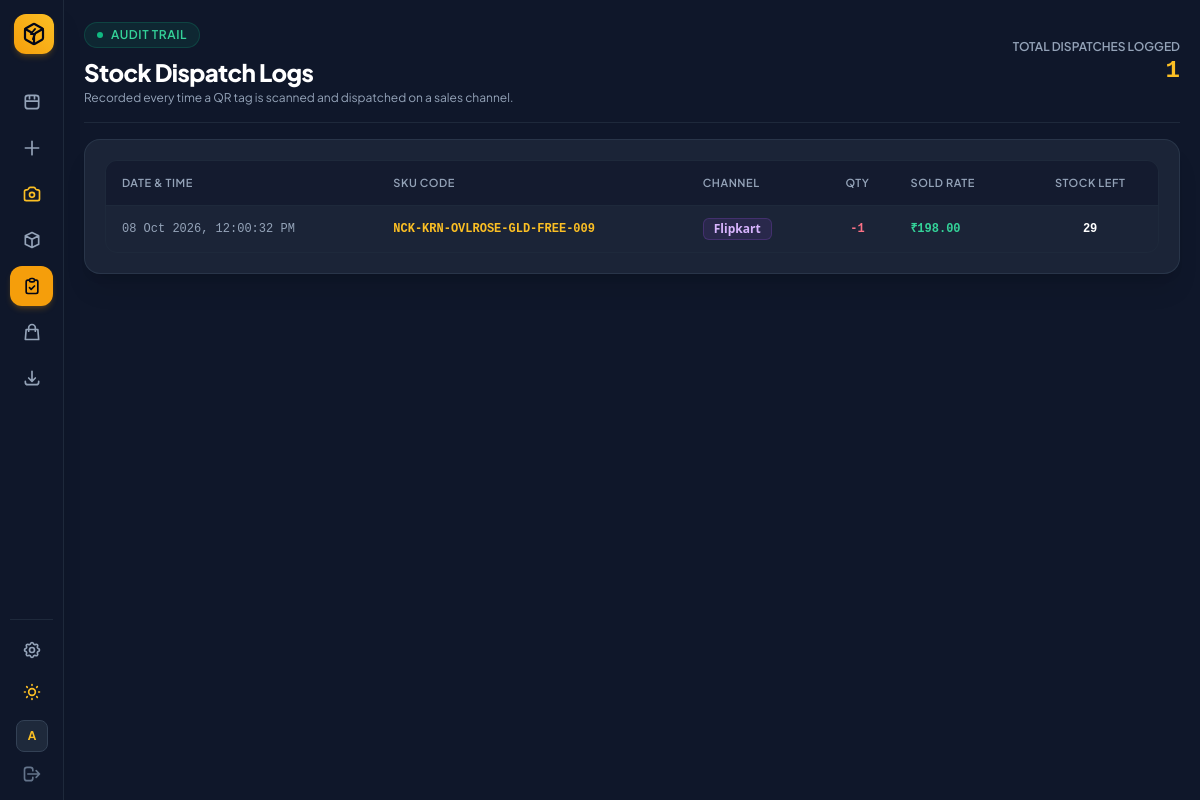
Screenshot of /dispatch-logs/ (signed in) with the database file from the repository.
### sku_manager/models.py (models this page shows, shortened)
class DispatchLog(models.Model):
    sku = models.ForeignKey(JewelrySKU, on_delete=models.CASCADE, related_name='dispatch_logs')
    platform = models.ForeignKey(Platform, on_delete=models.SET_NULL, null=True, blank=True)
    platform_name = models.CharField(max_length=50)
    quantity = models.PositiveIntegerField(default=1)
    sold_price = models.DecimalField(max_digits=10, decimal_places=2, default=0.00)
    stock_after = models.PositiveIntegerField(default=0)
    dispatched_at = models.DateTimeField(auto_now_add=True)
    class Meta:
        ordering = ['-dispatched_at']

class JewelrySKU(models.Model):
    name = models.CharField(max_length=100)
    category = models.CharField(max_length=50, default='General')
    style = models.CharField(max_length=50, blank=True, default='Standard')
    design_model = models.CharField(max_length=50, blank=True, default='')
    size = models.CharField(max_length=30, blank=True, default='Free Size')
    color = models.CharField(max_length=30, blank=True, default='Black')
    number = models.CharField(max_length=10, default='001')
    sku = models.CharField(max_length=100, unique=True, editable=False)
    image = models.ImageField(upload_to='products/', null=True, blank=True)
    is_listed = models.BooleanField(default=True)
    batch_no = models.CharField(max_length=50, blank=True, default='')
    stock = models.PositiveIntegerField(default=0)
    storage_box = models.ForeignKey(StorageBox, on_delete=models.SET_NULL, null=True, blank=True, related_name='skus')
    section_name = models.CharField(max_length=50, blank=True, default='Main Slot')
    purchase_price = models.DecimalField(max_digits=10, decimal_places=2, default=0.00)
    selling_price = models.DecimalField(max_digits=10, decimal_places=2, default=0.00)
    created_at = models.DateTimeField(auto_now_add=True)
    updated_at = models.DateTimeField(auto_now=True)
    class Meta:
        ordering = ['-created_at']

### sku_manager/views.py (the view)
# urls.py: path('dispatch-logs/', views.dispatch_logs, name='dispatch_logs'),
@login_required(login_url='login')
def dispatch_logs(request):
    logs = DispatchLog.objects.select_related('sku').all()
    return render(request, 'sku_manager/dispatch_logs.html', {
        'logs': logs,
        'total_dispatches': logs.count(),
        'active_page': 'dispatch_logs',
    })

### templates/sku_manager/dispatch_logs.html (shortened to what this page needs)
{% extends "sku_manager/base.html" %}
{% block content %}
<header class="flex flex-col sm:flex-row sm:items-center justify-between border-b border-slate-200 dark:border-slate-800 pb-4 gap-4">
  <div>
    <div class="inline-flex items-center gap-2 px-3 py-1 rounded-full bg-emerald-500/10 text-emerald-600 dark:text-emerald-400 border border-emerald-500/20 text-xs font-semibold uppercase tracking-wider mb-2">
      <span class="w-1.5 h-1.5 rounded-full bg-emerald-500 animate-pulse"></span>
      Audit Trail
    </div>
    <h1 class="text-2xl font-extrabold text-slate-900 dark:text-white tracking-tight">Stock Dispatch Logs</h1>
    <p class="text-slate-500 dark:text-slate-400 text-xs mt-0.5">Recorded every time a QR tag is scanned and dispatched on a sales channel.</p>
  </div>
  <div class="text-left sm:text-right">
    <div class="text-xs text-slate-500 dark:text-slate-400 uppercase font-semibold">Total Dispatches Logged</div>
    <div class="text-2xl font-black font-mono text-amber-600 dark:text-amber-400">{{ total_dispatches }}</div>
  </div>
</header>
<div class="bg-white dark:bg-slate-800/80 border border-slate-200 dark:border-slate-700/60 rounded-2xl p-4 sm:p-5 shadow-sm dark:shadow-xl space-y-4">
  <div class="overflow-x-auto rounded-xl border border-slate-200 dark:border-slate-800">
    <table class="w-full text-left text-sm text-slate-700 dark:text-slate-300">
      <thead class="bg-slate-50 dark:bg-slate-900/60 text-[11px] uppercase tracking-wider text-slate-500 dark:text-slate-400 border-b border-slate-200 dark:border-slate-800">
        <tr>
          <th class="py-3 px-4 font-semibold">Date & Time</th>
          <th class="py-3 px-4 font-semibold">SKU Code</th>
          <th class="py-3 px-4 font-semibold">Channel</th>
          <th class="py-3 px-4 text-center font-semibold">Qty</th>
          <th class="py-3 px-4 font-semibold">Sold Rate</th>
          <th class="py-3 px-4 text-center font-semibold">Stock Left</th>
        </tr>
      </thead>
      <tbody class="divide-y divide-slate-100 dark:divide-slate-800/60 font-mono text-xs">
        {% for log in logs %}
          <tr class="hover:bg-slate-50 dark:hover:bg-slate-800/30 transition">
            <td class="py-3 px-4 text-slate-500 dark:text-slate-400">{{ log.dispatched_at|date:"d M Y, h:i:s A" }}</td>
            <td class="py-3 px-4 font-bold text-amber-600 dark:text-amber-400">{{ log.sku.sku }}</td>
            <td class="py-3 px-4 font-sans font-semibold">
              <span class="inline-flex items-center gap-1.5 px-2.5 py-0.5 rounded-md bg-purple-500/10 border border-purple-500/20 text-purple-700 dark:text-purple-300 text-xs font-semibold">
                {{ log.platform_name }}
              </span>
            </td>
            <td class="py-3 px-4 text-center text-rose-500 dark:text-rose-400 font-bold">-{{ log.quantity }}</td>
            <td class="py-3 px-4 text-emerald-600 dark:text-emerald-400 font-bold">₹{{ log.sold_price }}</td>
            <td class="py-3 px-4 text-center text-slate-900 dark:text-white font-bold">{{ log.stock_after }}</td>
          </tr>
        {% empty %}
          <tr>
            <td colspan="6" class="text-center py-12 text-slate-400 dark:text-slate-500 text-xs font-sans">
              No sales dispatches logged yet. Scan any tag to register your first sale!
            </td>
          </tr>
        {% endfor %}
      </tbody>
    </table>
  </div>
</div>
{% endblock %}

### templates/sku_manager/base.html (shortened to what this page needs)
<!DOCTYPE html>
<html lang="en" class="dark">
<head>
  <script src="https://cdn.tailwindcss.com"></script>
</head>
<body class="bg-slate-100 text-slate-800 dark:bg-slate-900 dark:text-slate-100 min-h-screen flex antialiased transition-colors duration-200">
  <aside class="group fixed left-0 top-0 z-40 h-screen w-16 hover:w-60 transition-all duration-300 ease-in-out bg-white border-r border-slate-200 dark:bg-slate-900 dark:border-slate-800 flex flex-col justify-between p-2.5 shadow-xl overflow-hidden">
    <div class="space-y-6">
      <a href="{% url 'inventory_list' %}" class="flex items-center gap-3 px-1 py-1">
        <div class="w-10 h-10 min-w-[40px] rounded-xl bg-gradient-to-tr from-amber-500 to-amber-400 flex items-center justify-center shadow-md shadow-amber-500/20 text-slate-950">
        </div>
      </a>
      <nav class="space-y-1.5">
        <a href="{% url 'inventory_list' %}" title="Inventory"
          class="flex items-center gap-3.5 px-3 py-2.5 rounded-xl transition {% if active_page == 'inventory' %}bg-amber-500 text-slate-950 font-bold shadow-md shadow-amber-500/20{% else %}text-slate-600 dark:text-slate-400 hover:bg-slate-100 dark:hover:bg-slate-800 dark:hover:text-white{% endif %}">
          <svg class="w-5 h-5 min-w-[20px]" fill="none" stroke="currentColor" viewBox="0 0 24 24"><path stroke-linecap="round" stroke-linejoin="round" stroke-width="2" d="M4 7v10c0 2 1.5 3 3.5 3h9c2 0 3.5-1 3.5-3V7c0-2-1.5-3-3.5-3h-9C5.5 4 4 5 4 7zm0 4h16M9 4v4m6-4v4"></path></svg>
        </a>
        <a href="{% url 'product_master' %}" title="Add Products & Catalog"
          class="flex items-center gap-3.5 px-3 py-2.5 rounded-xl transition {% if active_page == 'products' %}bg-amber-500 text-slate-950 font-bold shadow-md shadow-amber-500/20{% else %}text-slate-600 dark:text-slate-400 hover:bg-slate-100 dark:hover:bg-slate-800 dark:hover:text-white{% endif %}">
          <svg class="w-5 h-5 min-w-[20px]" fill="none" stroke="currentColor" viewBox="0 0 24 24"><path stroke-linecap="round" stroke-linejoin="round" stroke-width="2" d="M12 4v16m8-8H4"></path></svg>
        </a>
        <a href="{% url 'sku_scanner' %}" title="Camera Scanner"
          class="flex items-center gap-3.5 px-3 py-2.5 rounded-xl transition {% if active_page == 'scanner' %}bg-amber-500 text-slate-950 font-bold shadow-md shadow-amber-500/20{% else %}text-amber-600 dark:text-amber-400 hover:bg-slate-100 dark:hover:bg-slate-800{% endif %}">
        </a>
        <a href="{% url 'box_manager' %}" title="Storage Boxes"
          class="flex items-center gap-3.5 px-3 py-2.5 rounded-xl transition {% if active_page == 'boxes' %}bg-amber-500 text-slate-950 font-bold shadow-md shadow-amber-500/20{% else %}text-slate-600 dark:text-slate-400 hover:bg-slate-100 dark:hover:bg-slate-800 dark:hover:text-white{% endif %}">
          <svg class="w-5 h-5 min-w-[20px]" fill="none" stroke="currentColor" viewBox="0 0 24 24"><path stroke-linecap="round" stroke-linejoin="round" stroke-width="2" d="M20 7l-8-4-8 4m16 0l-8 4m8-4v10l-8 4m0-10L4 7m8 4v10M4 7v10l8 4"></path></svg>
        </a>
        <a href="{% url 'dispatch_logs' %}" title="Dispatch Logs"
          class="flex items-center gap-3.5 px-3 py-2.5 rounded-xl transition {% if active_page == 'dispatch_logs' %}bg-amber-500 text-slate-950 font-bold shadow-md shadow-amber-500/20{% else %}text-slate-600 dark:text-slate-400 hover:bg-slate-100 dark:hover:bg-slate-800 dark:hover:text-white{% endif %}">
          <svg class="w-5 h-5 min-w-[20px]" fill="none" stroke="currentColor" viewBox="0 0 24 24"><path stroke-linecap="round" stroke-linejoin="round" stroke-width="2" d="M9 5H7a2 2 0 00-2 2v12a2 2 0 002 2h10a2 2 0 002-2V7a2 2 0 00-2-2h-2M9 5a2 2 0 002 2h2a2 2 0 002-2M9 5a2 2 0 012-2h2a2 2 0 012 2m-6 9l2 2 4-4"></path></svg>
        </a>
        <a href="{% url 'platform_manager' %}" title="Marketplace Channels"
          class="flex items-center gap-3.5 px-3 py-2.5 rounded-xl transition {% if active_page == 'platforms' %}bg-amber-500 text-slate-950 font-bold shadow-md shadow-amber-500/20{% else %}text-slate-600 dark:text-slate-400 hover:bg-slate-100 dark:hover:bg-slate-800 dark:hover:text-white{% endif %}">
          <svg class="w-5 h-5 min-w-[20px]" fill="none" stroke="currentColor" viewBox="0 0 24 24"><path stroke-linecap="round" stroke-linejoin="round" stroke-width="2" d="M16 11V7a4 4 0 00-8 0v4M5 9h14l1 12H4L5 9z"></path></svg>
        </a>
        <a href="{% url 'sku_export_csv' %}" title="Export CSV"
          class="flex items-center gap-3.5 px-3 py-2.5 rounded-xl transition text-slate-600 dark:text-slate-400 hover:bg-slate-100 dark:hover:bg-slate-800 dark:hover:text-white">
          <svg class="w-5 h-5 min-w-[20px]" fill="none" stroke="currentColor" viewBox="0 0 24 24"><path stroke-linecap="round" stroke-linejoin="round" stroke-width="2" d="M4 16v1a3 3 0 003 3h10a3 3 0 003-3v-1m-4-4l-4 4m0 0l-4-4m4 4V4"></path></svg>
        </a>
      </nav>
    </div>
    <div class="space-y-1.5 pt-3 border-t border-slate-200 dark:border-slate-800">
      <a href="{% url 'app_settings' %}" title="System Settings"
        class="flex items-center gap-3.5 px-3 py-2 rounded-xl transition {% if active_page == 'settings' %}bg-amber-500 text-slate-950 font-bold shadow-md shadow-amber-500/20{% else %}text-slate-600 dark:text-slate-400 hover:bg-slate-100 dark:hover:bg-slate-800 dark:hover:text-white{% endif %}">
      </a>
      <button id="themeToggleBtn" type="button" title="Switch Theme"
        class="w-full flex items-center gap-3.5 px-3 py-2 rounded-xl text-slate-600 dark:text-slate-400 hover:bg-slate-100 dark:hover:bg-slate-800 transition">
      </button>
      {% if request.user.is_authenticated %}
      <div class="flex items-center gap-3 px-1.5 pt-1 overflow-hidden">
        <div class="w-8 h-8 min-w-[32px] rounded-lg bg-slate-200 dark:bg-slate-800 border border-slate-300 dark:border-slate-700 flex items-center justify-center font-bold text-amber-600 dark:text-amber-400 text-xs">
          {{ request.user.username|slice:":1"|upper }}
        </div>
      </div>
      <a href="{% url 'logout' %}" title="Log Out"
        class="flex items-center gap-3 px-3 py-1.5 rounded-xl text-slate-500 hover:bg-rose-500/10 hover:text-rose-500 transition">
        <svg class="w-5 h-5 min-w-[20px]" fill="none" stroke="currentColor" viewBox="0 0 24 24">
          <path stroke-linecap="round" stroke-linejoin="round" stroke-width="2" d="M17 16l4-4m0 0l-4-4m4 4H7m6 4v1a3 3 0 01-3 3H6a3 3 0 01-3-3V7a3 3 0 013-3h4a3 3 0 013 3v1"></path>
        </svg>
      </a>
      {% endif %}
    </div>
  </aside>
  <main class="flex-1 ml-16 p-4 sm:p-5 min-h-screen transition-all duration-300">
    <div class="w-full space-y-4">
      {% block content %}{% endblock %}
    </div>
  </main>
</body>
</html>

### templates/sku_manager/base.html (style rules this page uses)
body { font-family: 'Plus Jakarta Sans', sans-serif; }

### rows the page displays
DispatchLog: dispatched_at "08 Oct 2026, 12:00:32 PM", sku.sku "NCK-KRN-OVLROSE-GLD-FREE-009", platform_name "Flipkart", quantity "1", sold_price "198.00", stock_after "29"

### other values shown
{{ request.user.username|slice:":1"|upper }} "A"
{{ total_dispatches }} "1"
